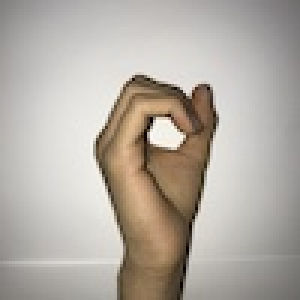
#> input picture pixelforge-backend/Dataset_Bentuk_Tangan/Examples/example_0.JPG, 100 x 100 px (shown 3 times larger)
$ python -i hist.py   (imports and definitions only)
#> lines starting #> are read from the running program, lines starting #| are printed output that depends on the picture
### pixelforge-backend/utils/image_utils.py
import cv2
import numpy as np
import base64

def decode_base64(base64_str, flag=cv2.IMREAD_COLOR):
    try:
        if ',' in base64_str:
            base64_str = base64_str.split(',')[1]

        img_data = base64.b64decode(base64_str)

        nparr = np.frombuffer(img_data, np.uint8)

        img = cv2.imdecode(nparr, flag)

        if img is None:
            raise ValueError("Image decoding failed")

        return img

    except Exception as e:
        raise ValueError(f"Invalid base64 image: {e}")

# [4 lines left out: function encode_base64, not called in this run]

### pixelforge-backend/services/hist.py
import cv2
import numpy as np
from utils.image_utils import decode_base64

def calculate_histogram(image_b64: str, bins: int = 256):
    """
    Calculate histogram data untuk image (RGB).
    Returns histogram data untuk masing-masing channel R, G, B
    """
    img = decode_base64(image_b64)

    if img is None:
        return None

    # Pastikan image memiliki 3 channel (RGB)
    if len(img.shape) == 2:
        # Jika grayscale, convert ke BGR
        img = cv2.cvtColor(img, cv2.COLOR_GRAY2BGR)
    elif img.shape[2] == 4:
        # Jika RGBA, konvert ke BGR
        img = cv2.cvtColor(img, cv2.COLOR_BGRA2BGR)

    # OpenCV menggunakan BGR, kita convert ke RGB untuk frontend
    img_rgb = cv2.cvtColor(img, cv2.COLOR_BGR2RGB)

    # Hitung histogram untuk masing-masing channel
    colors = ('r', 'g', 'b')
    histograms = {}

    for i, color in enumerate(colors):
        hist = cv2.calcHist([img_rgb], [i], None, [bins], [0, 256])
        histograms[color] = hist.flatten().tolist()

    return histograms

# [58 lines left out: functions calculate_grayscale_histogram, get_image_statistics, not called in this run]

def get_combined_histogram_data(image_b64: str, bins: int = 256):
    """
    Get combined histogram data (RGB channels + grayscale)
    Returns semua histogram data dalam satu response
    """
    rgb_hist = calculate_histogram(image_b64, bins)
    gray_hist = calculate_grayscale_histogram(image_b64, bins)
    stats = get_image_statistics(image_b64)

    return {
        'rgb_histogram': rgb_hist,
        'grayscale_histogram': gray_hist,
        'statistics': stats
    }

>>> import cv2
>>> picture = cv2.imread('../Dataset_Bentuk_Tangan/Examples/example_0.JPG', cv2.IMREAD_GRAYSCALE)
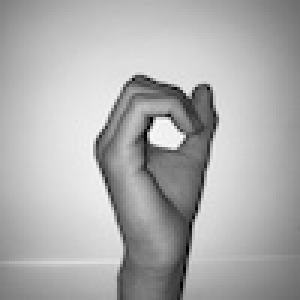
#> picture: shape (100, 100) (shown 3 times larger); min 0, max 250, mean 173.5
>>> result = get_combined_histogram_data(picture)
#> in decode_base64, `nparr = np.frombuffer(img_data, np.uint8)`: nparr = 80 values, max 254 at index 64, min 6 at index 67, mean 123.5
#> (the run stopped early here; a loop or call above may not have finished)

$ run again, on pixelforge-backend/Dataset_Bentuk_Tangan/Examples/example_1.JPG
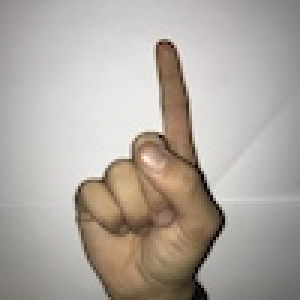
#> input picture pixelforge-backend/Dataset_Bentuk_Tangan/Examples/example_1.JPG, 100 x 100 px (shown 3 times larger)
#> `picture = cv2.imread('../Dataset_Bentuk_Tangan/Examples/example_0.JPG'..`:
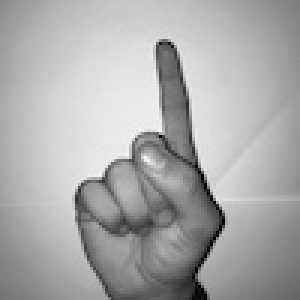
#> picture: shape (100, 100) (shown 3 times larger); min 0, max 250, mean 170.2
#> nparr = 224 values, max 252 at index 109, min 1 at index 137, mean 135.4

$ run again, on pixelforge-backend/Dataset_Bentuk_Tangan/Examples/example_2.JPG
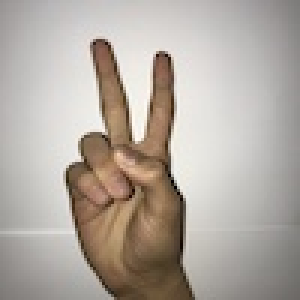
#> input picture pixelforge-backend/Dataset_Bentuk_Tangan/Examples/example_2.JPG, 100 x 100 px (shown 3 times larger)
#> `picture = cv2.imread('../Dataset_Bentuk_Tangan/Examples/example_0.JPG'..`:
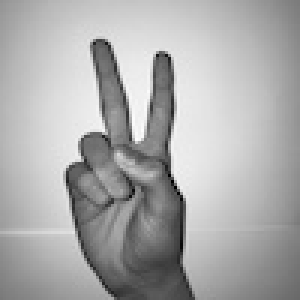
#> picture: shape (100, 100) (shown 3 times larger); min 0, max 253, mean 171.2
#> nparr = 749 values, max 255 at index 158, min 0 at index 551, mean 128.5

$ run again, on pixelforge-backend/Dataset_Bentuk_Tangan/Examples/example_3.JPG
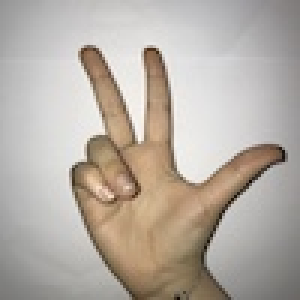
#> input picture pixelforge-backend/Dataset_Bentuk_Tangan/Examples/example_3.JPG, 100 x 100 px (shown 3 times larger)
#> `picture = cv2.imread('../Dataset_Bentuk_Tangan/Examples/example_0.JPG'..`:
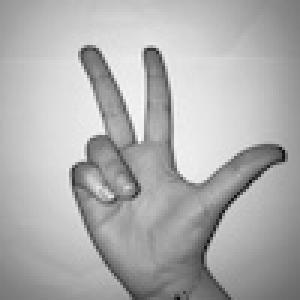
#> picture: shape (100, 100) (shown 3 times larger); min 11, max 251, mean 174.8
#> nparr = 125 values, max 250 at index 61, min 3 at index 124, mean 142.3
